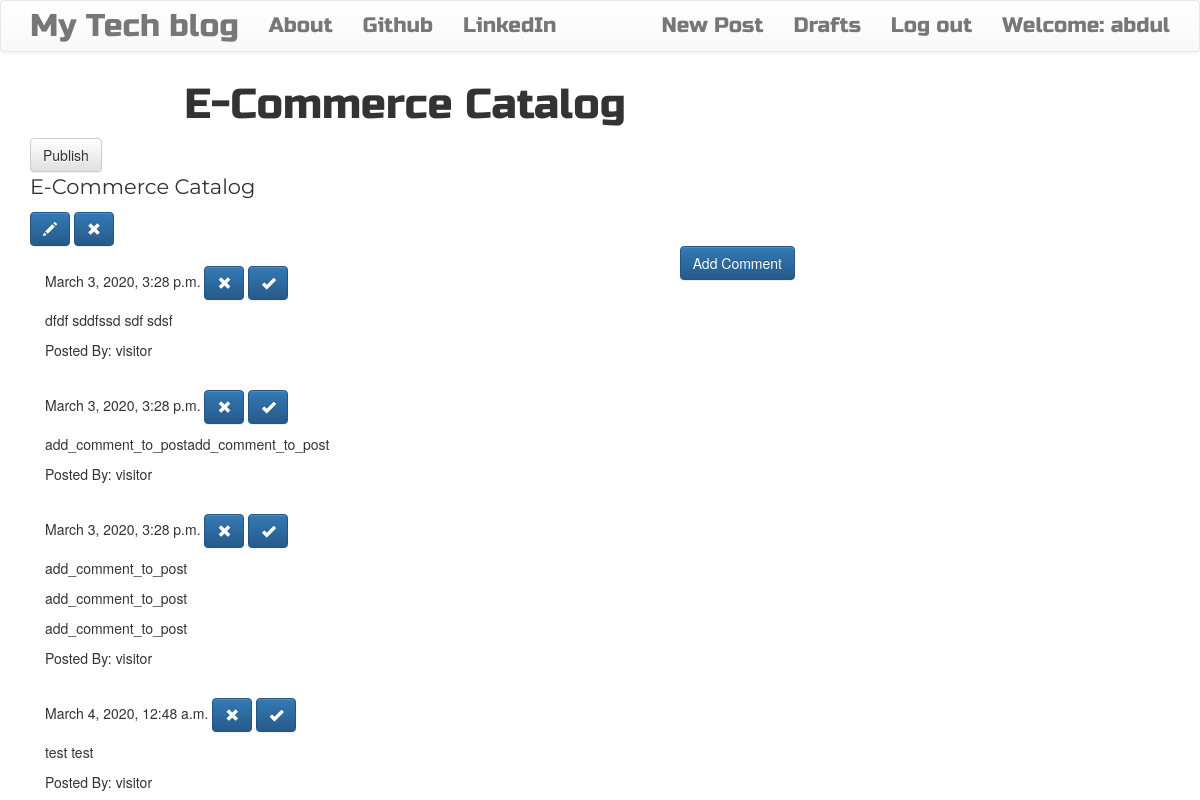
Page /post/2/ (signed in) on the committed database.
### mysite/blog/models.py (models this page shows, shortened)
class Post(models.Model):
    author = models.ForeignKey('auth.User',
                                on_delete=models.CASCADE,
                            )
    title = models.CharField(max_length=200)
    text = models.TextField()
    created_date = models.DateTimeField(default=timezone.now)
    published_date = models.DateTimeField(blank=True, null=True)

class Comment(models.Model):
    post = models.ForeignKey('blog.Post',
                                on_delete=models.CASCADE,
                                related_name='comments')
    author = models.CharField(max_length=200)
    text = models.TextField()
    created_date = models.DateTimeField(default=timezone.now)
    approved_comment = models.BooleanField(default=False)

### mysite/blog/views.py (the view)
# urls.py: url(r'^post/(?P<pk>\d+)/$', views.PostDetailView.as_view(), name='post_detail'),
class PostDetailView(DetailView):
    model = Post

### mysite/blog/templates/blog/post_detail.html
{% extends "blog/base.html" %}
{% block content %}
    <h1 class="posttitle loader">{{ post.title }}</h1>
    {% if post.published_date %}
        <div class="date postdate">
            {{ post.published_date }}
        </div>
    {% else %}
        <a class="btn btn-default" href="{% url 'post_publish' pk=post.pk %}">Publish</a>
    {% endif %}
    <p class="postcontent">{{ post.title|safe|linebreaksbr }}</p>
    {% if user.is_authenticated %}
        <a class="btn btn-primary" href="{% url 'post_edit' pk=post.pk  %}">
            <span class="glyphicon glyphicon-pencil"></span>
        </a>
        <a class="btn btn-primary" href="{% url 'post_remove' pk=post.pk  %}">
            <span class="glyphicon glyphicon-remove"></span>
        </a>
        {% endif %}
<br>
<a class='btn btn-primary btn-comment' href="{% url 'add_comment_to_post' pk=post.pk %}">Add Comment</a>
<div class="container">
    {% for comment in post.comments.all %}
    <br>
        {% if user.is_authenticated or comment.approved_comment %}
            {{ comment.created_date }}
            {% if not comment.approve_comment %}
            <a class="btn btn-primary" href="{% url 'comment_remove' pk=comment.pk  %}">
                <span class="glyphicon glyphicon-remove"></span>
            </a>
            <a class="btn btn-primary" href="{% url 'comment_approve' pk=comment.pk  %}">
                <span class="glyphicon glyphicon-ok"></span>
            </a>
            {% endif %}
            <p>{{ comment.text|safe|linebreaks }}</p>
            <p>Posted By: {{ comment.author }}</p>
        {% endif %}
        {% empty %}
        <p>No comment</p>
    {% endfor %}
</div>
{% endblock %}

### mysite/blog/templates/blog/base.html (shortened to what this page needs)
<!DOCTYPE html>
{% load staticfiles %}
<html>
    <head>
        <link rel="stylesheet" href="https://maxcdn.bootstrapcdn.com/bootstrap/3.3.7/css/bootstrap.min.css">
        <link rel="stylesheet" href="https://maxcdn.bootstrapcdn.com/bootstrap/3.3.7/css/bootstrap-theme.min.css">
        <link rel="stylesheet" href="//cdn.jsdelivr.net/medium-editor/latest/css/medium-editor.min.css" type="text/css" media="screen" charset="utf-8">
        <link rel="stylesheet" href="{% static 'css/blog.css' %}">
<body class='loader'>
  <nav class="navbar navbar-default techfont custom-navbar">
    <div class="container">
      <ul class="nav navbar-nav">
        <li><a class='navbar-brand bigbrand' href="{% url 'post_list' %}">My Tech blog</a></li>
        <li><a href="{% url 'about'%}">About</a></li>
        <li><a href="https://www.github.com">Github</a></li>
        <li><a href="https://www.linkedin.com">LinkedIn</a></li>
      </ul>
      <ul class="nav navbar-nav navbar-right">
        {% if user.is_authenticated %}
        <li>
          <a href="{% url 'post_new' %}" >New Post</a>
        </li>
        <li>
          <a href="{% url 'post_draft_list' %}">Drafts</a>
        </li>
        <li>
          <a href="{% url 'logout' %}" >Log out</a>
        </li>
        <li>
          <a >Welcome: {{ user.username }}</a>
        </li>
          {% else %}
          <li><a class='nav navbar-right' href="{% url 'login' %}" ><span class="glyphicon glyphicon-user"></span></a></li>
        {% endif %}
      </ul>
  </div>
</nav>
        <div class="content container">
            <div class="row">
                <div class="col-md-8">
                  <div class="blog_posts">
                    {% block content %}
                    {% endblock %}
                  </div>
                </div>
            </div>
        </div>
</body>
</html>

### mysite/blog/static/css/blog.css (style rules this page uses)
.techfont { font-family: 'Russo One', sans-serif; font-size: 1.5em; margin-bottom: 10px; }
.posttitle { font-family: 'Russo One', sans-serif; font-size: 3em; text-align: center; }
.postcontent { font-family: 'Montserrat'; font-size: 1.5em; }
.btn-comment { position: absolute; right: 0px; }
.bigbrand { font-size: 1.5em; }
.loader { filter:hue-rotate(0deg); color: linear-gradient(45deg,#0f8,#08f); animation:hue 5000ms infinite linear; }

### rows in the picture
Post: title "E-Commerce Catalog"
Comment: created_date "March 3, 2020, 3:28 p.m.", text "dfdf sddfssd sdf sdsf", author "visitor"
Comment: created_date "March 3, 2020, 3:28 p.m.", text "add_comment_to_postadd_comment_to_post", author "visitor"
Comment: created_date "March 3, 2020, 3:28 p.m.", text "add_comment_to_post add_comment_to_post add_comment_to_post", author "visitor"
Comment: created_date "March 4, 2020, 12:48 a.m.", text "test test", author "visitor"

### other values in the picture
{{ user.username }} "abdul"
